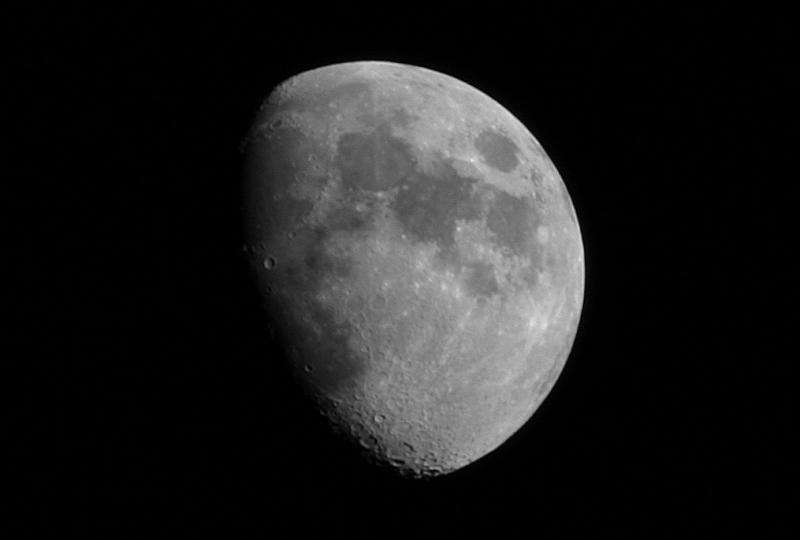
//> input picture Exercises (Greger)/Lecture4/im.png, 800 x 540 px
$ ./Lecture4 ../im.png   (built with g++ and OpenCV 4)
//> lines starting //> are read from the running program, lines starting //| are printed output that depends on the picture
#include <opencv2/opencv.hpp>
#include <iostream>

void dftshift(cv::Mat& mag);
cv::Mat butterHP(cv::Mat im, int order, int d0);

int main( int argc, char** argv )
{
    cv::Mat src;

    // Load image
    src = cv::imread( argv[1], 0);
//> src is the input picture: 540 rows x 800 cols, CV_8UC1; min 0, max 229, mean 29.8

    if( !src.data )
        { return -1; }

    // Pad image
    cv::Mat padded;
    int opt_rows = cv::getOptimalDFTSize(src.rows);
//> opt_rows = 540
    int opt_cols = cv::getOptimalDFTSize(src.cols);
//> opt_cols = 800
    cv::copyMakeBorder(src, padded, 0, opt_rows, 0, opt_cols, cv::BORDER_CONSTANT, 0);
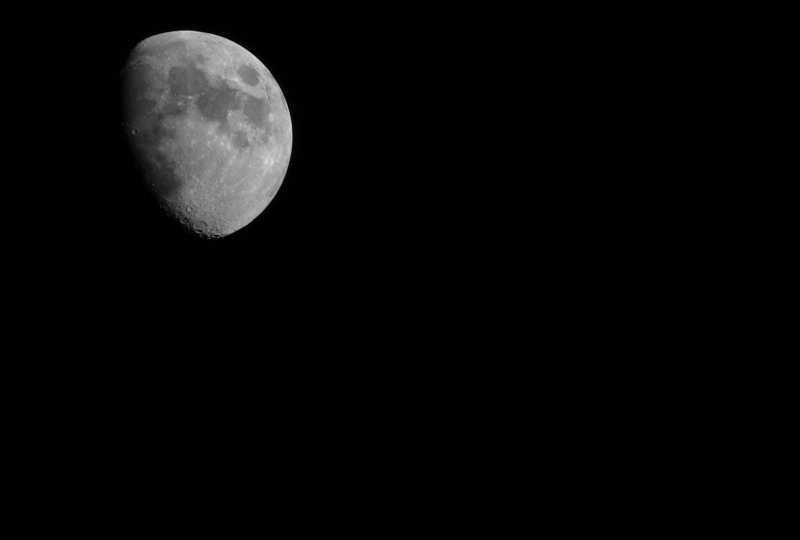
//> padded: 1080 rows x 1600 cols, CV_8UC1 (shown at 1/2 size); min 0, max 229, mean 7.4

    // Do dft
    cv::Mat planes[] = {cv::Mat_<float>(padded), cv::Mat_<float>::zeros(padded.size())};
//> planes[1]: 1080 rows x 1600 cols, CV_32FC1; every value is 0
    cv::Mat dft;
    cv::merge(planes, 2, dft);

    std::cout << "Channels: " << dft.channels() << std::endl;
//| Channels: 2

    cv::dft(dft, dft);

    // Split into amplitude and phase channel
    cv::Mat dftRes[2];
    cv::split(dft, dftRes);
    cv::Mat mag;
    cv::magnitude(dftRes[0], dftRes[1], mag);
    dftshift(mag);


    // Apply filter
    cv::Mat filter;
    filter = butterHP(mag, 2, 250);
//> after the loop in butterHP, `for(int x = 0; x < out.rows; x++)`:
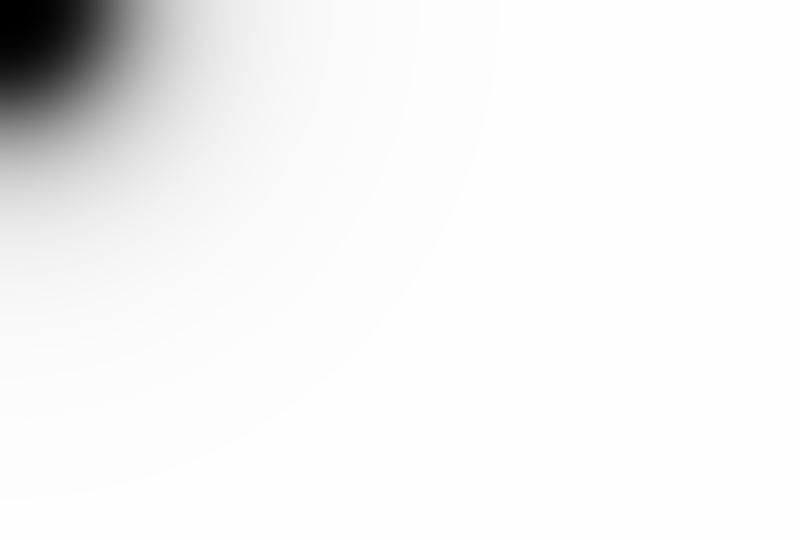
//> out: 1080 rows x 1600 cols, CV_32FC1 (shown at 1/2 size); min 0, max 1, mean 0.956


	// Visualize magnitude
    mag += cv::Scalar::all(1);
    cv::log(mag, mag);
    cv::normalize(mag, mag, 0, 1, cv::NORM_MINMAX);
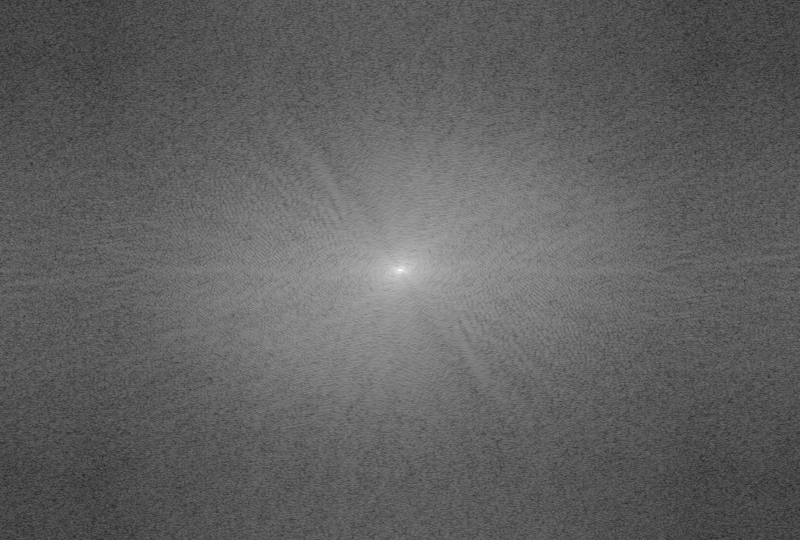
//> mag: 1080 rows x 1600 cols, CV_32FC1 (shown at 1/2 size); min 0, max 1, mean 0.381


    // [5 lines of commented-out code are left out]
    cv::imshow("filter", filter);


    cv::waitKey();

    return 0;
}

cv::Mat butterHP(cv::Mat im, int order, int d0) {
	cv::Mat out = cv::Mat_<float>::zeros(im.size());

	for(int x = 0; x < out.rows; x++) {
		for (int y = 0; y < out.cols; y++) {
			float dist = sqrt(pow(x,2.0) + pow(y,2.0));
			float val = 1.0 / (1.0 + pow(dist / d0, -2.0 * order));
			out.at<float>(x,y) = val;
		}
	}

	return out;
}

void dftshift(cv::Mat& mag)
{
    int cx = mag.cols / 2;
    int cy = mag.rows / 2;

    cv::Mat tmp;
    cv::Mat q0(mag, cv::Rect(0, 0, cx, cy));
    cv::Mat q1(mag, cv::Rect(cx, 0, cx, cy));
    cv::Mat q2(mag, cv::Rect(0, cy, cx, cy));
    cv::Mat q3(mag, cv::Rect(cx, cy, cx, cy));

    q0.copyTo(tmp);
    q3.copyTo(q0);
    tmp.copyTo(q3);

    q1.copyTo(tmp);
    q2.copyTo(q1);
    tmp.copyTo(q2);
}
